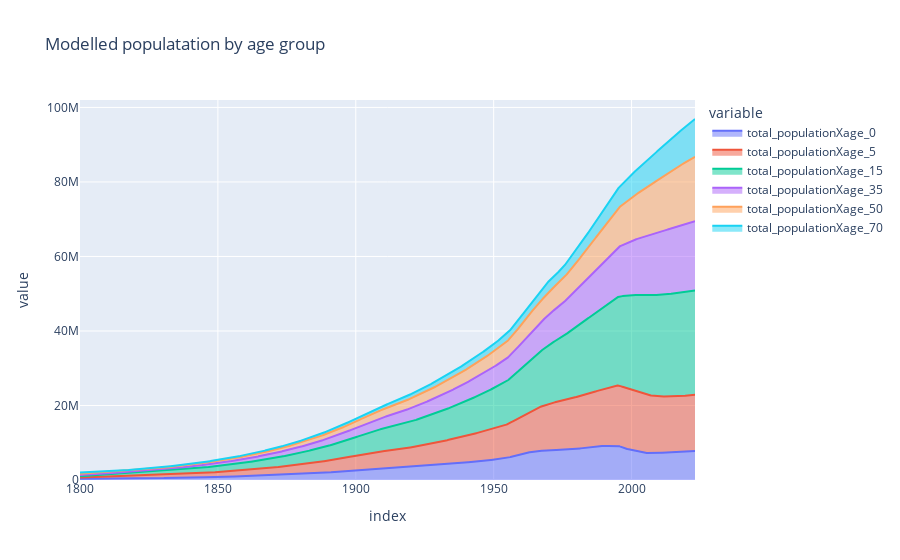

Notebook code for this chart:
### Code cell
derived_df_0[[f"total_populationXage_{i}" for i in age_strata]].plot(
    title="Modelled populatation by age group", kind="area"
)

### Figure 1 — Plotly figure (JSON) as saved in the notebook; plotly's stock layout.template omitted (floating-point values rounded to 4 significant figures; data arrays with more than 128 entries replaced by an {"elided": "..."} marker saying what was removed)
{"data": [{"fillpattern": {"shape": ""}, "hovertemplate": "variable=total_populationXage_0<br>index=%{x}<br>value=%{y}<extra></extra>", "legendgroup": "total_populationXage_0", "line": {"color": "#636efa"}, "marker": {"symbol": "circle"}, "mode": "lines", "name": "total_populationXage_0", "orientation": "v", "showlegend": true, "stackgroup": "1", "type": "scatter", "x": {"elided": "2231 float values"}, "xaxis": "x", "y": {"elided": "2231 float values"}, "yaxis": "y"}, {"fillpattern": {"shape": ""}, "hovertemplate": "variable=total_populationXage_5<br>index=%{x}<br>value=%{y}<extra></extra>", "legendgroup": "total_populationXage_5", "line": {"color": "#EF553B"}, "marker": {"symbol": "circle"}, "mode": "lines", "name": "total_populationXage_5", "orientation": "v", "showlegend": true, "stackgroup": "1", "type": "scatter", "x": {"elided": "2231 float values"}, "xaxis": "x", "y": {"elided": "2231 float values"}, "yaxis": "y"}, {"fillpattern": {"shape": ""}, "hovertemplate": "variable=total_populationXage_15<br>index=%{x}<br>value=%{y}<extra></extra>", "legendgroup": "total_populationXage_15", "line": {"color": "#00cc96"}, "marker": {"symbol": "circle"}, "mode": "lines", "name": "total_populationXage_15", "orientation": "v", "showlegend": true, "stackgroup": "1", "type": "scatter", "x": {"elided": "2231 float values"}, "xaxis": "x", "y": {"elided": "2231 float values"}, "yaxis": "y"}, {"fillpattern": {"shape": ""}, "hovertemplate": "variable=total_populationXage_35<br>index=%{x}<br>value=%{y}<extra></extra>", "legendgroup": "total_populationXage_35", "line": {"color": "#ab63fa"}, "marker": {"symbol": "circle"}, "mode": "lines", "name": "total_populationXage_35", "orientation": "v", "showlegend": true, "stackgroup": "1", "type": "scatter", "x": {"elided": "2231 float values"}, "xaxis": "x", "y": {"elided": "2231 float values"}, "yaxis": "y"}, {"fillpattern": {"shape": ""}, "hovertemplate": "variable=total_populationXage_50<br>index=%{x}<br>value=%{y}<extra></extra>", "legendgroup": "total_populationXage_50", "line": {"color": "#FFA15A"}, "marker": {"symbol": "circle"}, "mode": "lines", "name": "total_populationXage_50", "orientation": "v", "showlegend": true, "stackgroup": "1", "type": "scatter", "x": {"elided": "2231 float values"}, "xaxis": "x", "y": {"elided": "2231 float values"}, "yaxis": "y"}, {"fillpattern": {"shape": ""}, "hovertemplate": "variable=total_populationXage_70<br>index=%{x}<br>value=%{y}<extra></extra>", "legendgroup": "total_populationXage_70", "line": {"color": "#19d3f3"}, "marker": {"symbol": "circle"}, "mode": "lines", "name": "total_populationXage_70", "orientation": "v", "showlegend": true, "stackgroup": "1", "type": "scatter", "x": {"elided": "2231 float values"}, "xaxis": "x", "y": {"elided": "2231 float values"}, "yaxis": "y"}], "layout": {"legend": {"title": {"text": "variable"}, "tracegroupgap": 0}, "title": {"text": "Modelled populatation by age group"}, "xaxis": {"anchor": "y", "domain": [0, 1], "title": {"text": "index"}}, "yaxis": {"anchor": "x", "domain": [0, 1], "title": {"text": "value"}}}}
